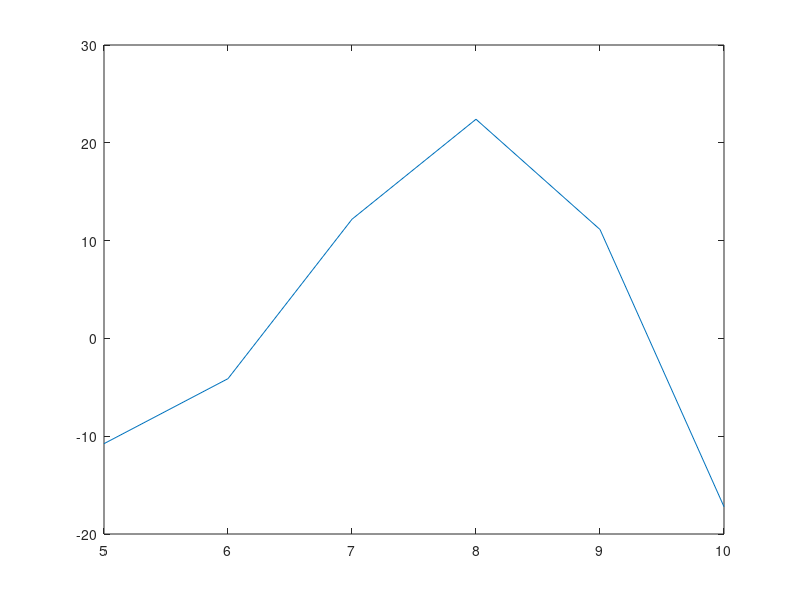
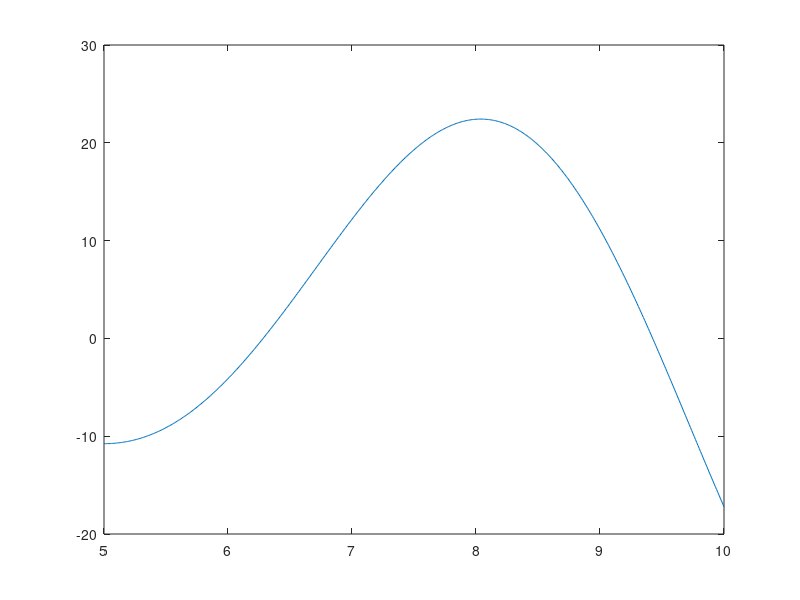

Recreate these plots in MATLAB, in order.
resolution1 = 1;
x1 = 5:resolution1:10;
y1 = sin(x1) .* (sqrt(x1.^3 + 1));

resolution2 = 0.01;
x2 = 5:resolution2:10;
y2 = sin(x2) .* (sqrt(x2.^3 + 1));

figure(1);
plot(x1, y1);

figure(2);
plot(x2, y2);